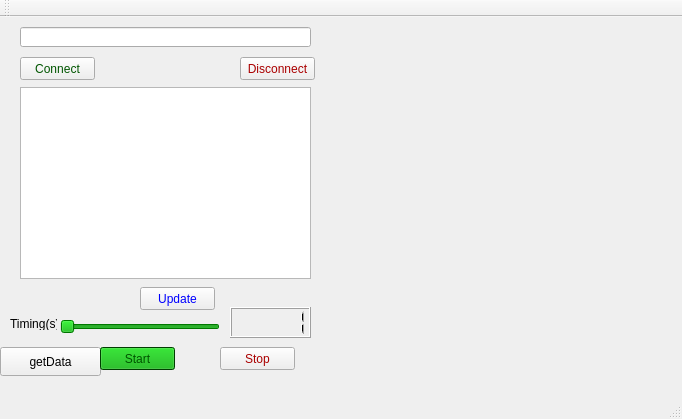
<?xml version="1.0" encoding="UTF-8"?>
<ui version="4.0">
 <class>MainWindow</class>
 <widget class="QMainWindow" name="MainWindow">
  <property name="geometry">
   <rect>
    <x>0</x>
    <y>0</y>
    <width>682</width>
    <height>419</height>
   </rect>
  </property>
  <property name="windowTitle">
   <string>MainWindow</string>
  </property>
  <widget class="QWidget" name="centralWidget">
   <widget class="QPushButton" name="pushButtonGet">
    <property name="geometry">
     <rect>
      <x>0</x>
      <y>330</y>
      <width>101</width>
      <height>29</height>
     </rect>
    </property>
    <property name="text">
     <string>getData</string>
    </property>
   </widget>
   <widget class="QPushButton" name="pushButtonConnect">
    <property name="geometry">
     <rect>
      <x>20</x>
      <y>40</y>
      <width>75</width>
      <height>23</height>
     </rect>
    </property>
    <property name="palette">
     <palette>
      <active>
       <colorrole role="ButtonText">
        <brush brushstyle="SolidPattern">
         <color alpha="255">
          <red>0</red>
          <green>85</green>
          <blue>0</blue>
         </color>
        </brush>
       </colorrole>
       <colorrole role="Base">
        <brush brushstyle="SolidPattern">
         <color alpha="255">
          <red>0</red>
          <green>170</green>
          <blue>0</blue>
         </color>
        </brush>
       </colorrole>
      </active>
      <inactive>
       <colorrole role="ButtonText">
        <brush brushstyle="SolidPattern">
         <color alpha="255">
          <red>0</red>
          <green>85</green>
          <blue>0</blue>
         </color>
        </brush>
       </colorrole>
       <colorrole role="Base">
        <brush brushstyle="SolidPattern">
         <color alpha="255">
          <red>0</red>
          <green>170</green>
          <blue>0</blue>
         </color>
        </brush>
       </colorrole>
      </inactive>
      <disabled>
       <colorrole role="ButtonText">
        <brush brushstyle="SolidPattern">
         <color alpha="255">
          <red>120</red>
          <green>120</green>
          <blue>120</blue>
         </color>
        </brush>
       </colorrole>
       <colorrole role="Base">
        <brush brushstyle="SolidPattern">
         <color alpha="255">
          <red>240</red>
          <green>240</green>
          <blue>240</blue>
         </color>
        </brush>
       </colorrole>
      </disabled>
     </palette>
    </property>
    <property name="text">
     <string>Connect</string>
    </property>
   </widget>
   <widget class="QPushButton" name="pushButtonDisconnect">
    <property name="geometry">
     <rect>
      <x>240</x>
      <y>40</y>
      <width>75</width>
      <height>23</height>
     </rect>
    </property>
    <property name="palette">
     <palette>
      <active>
       <colorrole role="ButtonText">
        <brush brushstyle="SolidPattern">
         <color alpha="255">
          <red>170</red>
          <green>0</green>
          <blue>0</blue>
         </color>
        </brush>
       </colorrole>
      </active>
      <inactive>
       <colorrole role="ButtonText">
        <brush brushstyle="SolidPattern">
         <color alpha="255">
          <red>170</red>
          <green>0</green>
          <blue>0</blue>
         </color>
        </brush>
       </colorrole>
      </inactive>
      <disabled>
       <colorrole role="ButtonText">
        <brush brushstyle="SolidPattern">
         <color alpha="255">
          <red>120</red>
          <green>120</green>
          <blue>120</blue>
         </color>
        </brush>
       </colorrole>
      </disabled>
     </palette>
    </property>
    <property name="text">
     <string>Disconnect</string>
    </property>
   </widget>
   <widget class="QLineEdit" name="lineEdit">
    <property name="geometry">
     <rect>
      <x>20</x>
      <y>10</y>
      <width>291</width>
      <height>20</height>
     </rect>
    </property>
   </widget>
   <widget class="QListWidget" name="listWidget">
    <property name="geometry">
     <rect>
      <x>20</x>
      <y>70</y>
      <width>291</width>
      <height>192</height>
     </rect>
    </property>
   </widget>
   <widget class="QPushButton" name="pushButtonStop_2">
    <property name="geometry">
     <rect>
      <x>140</x>
      <y>270</y>
      <width>75</width>
      <height>23</height>
     </rect>
    </property>
    <property name="palette">
     <palette>
      <active>
       <colorrole role="ButtonText">
        <brush brushstyle="SolidPattern">
         <color alpha="255">
          <red>0</red>
          <green>0</green>
          <blue>255</blue>
         </color>
        </brush>
       </colorrole>
      </active>
      <inactive>
       <colorrole role="ButtonText">
        <brush brushstyle="SolidPattern">
         <color alpha="255">
          <red>0</red>
          <green>0</green>
          <blue>255</blue>
         </color>
        </brush>
       </colorrole>
      </inactive>
      <disabled>
       <colorrole role="ButtonText">
        <brush brushstyle="SolidPattern">
         <color alpha="255">
          <red>120</red>
          <green>120</green>
          <blue>120</blue>
         </color>
        </brush>
       </colorrole>
      </disabled>
     </palette>
    </property>
    <property name="text">
     <string>Update</string>
    </property>
   </widget>
   <widget class="QSlider" name="horizontalSlider">
    <property name="geometry">
     <rect>
      <x>60</x>
      <y>300</y>
      <width>160</width>
      <height>19</height>
     </rect>
    </property>
    <property name="palette">
     <palette>
      <active>
       <colorrole role="WindowText">
        <brush brushstyle="SolidPattern">
         <color alpha="255">
          <red>0</red>
          <green>85</green>
          <blue>0</blue>
         </color>
        </brush>
       </colorrole>
       <colorrole role="Button">
        <brush brushstyle="SolidPattern">
         <color alpha="255">
          <red>0</red>
          <green>170</green>
          <blue>0</blue>
         </color>
        </brush>
       </colorrole>
       <colorrole role="Light">
        <brush brushstyle="SolidPattern">
         <color alpha="255">
          <red>0</red>
          <green>170</green>
          <blue>0</blue>
         </color>
        </brush>
       </colorrole>
       <colorrole role="Midlight">
        <brush brushstyle="SolidPattern">
         <color alpha="255">
          <red>0</red>
          <green>85</green>
          <blue>0</blue>
         </color>
        </brush>
       </colorrole>
       <colorrole role="Dark">
        <brush brushstyle="SolidPattern">
         <color alpha="255">
          <red>0</red>
          <green>42</green>
          <blue>0</blue>
         </color>
        </brush>
       </colorrole>
       <colorrole role="Mid">
        <brush brushstyle="SolidPattern">
         <color alpha="255">
          <red>0</red>
          <green>85</green>
          <blue>0</blue>
         </color>
        </brush>
       </colorrole>
       <colorrole role="Text">
        <brush brushstyle="SolidPattern">
         <color alpha="255">
          <red>0</red>
          <green>0</green>
          <blue>0</blue>
         </color>
        </brush>
       </colorrole>
       <colorrole role="BrightText">
        <brush brushstyle="SolidPattern">
         <color alpha="255">
          <red>0</red>
          <green>255</green>
          <blue>0</blue>
         </color>
        </brush>
       </colorrole>
       <colorrole role="ButtonText">
        <brush brushstyle="SolidPattern">
         <color alpha="255">
          <red>0</red>
          <green>0</green>
          <blue>0</blue>
         </color>
        </brush>
       </colorrole>
       <colorrole role="Base">
        <brush brushstyle="SolidPattern">
         <color alpha="255">
          <red>0</red>
          <green>170</green>
          <blue>0</blue>
         </color>
        </brush>
       </colorrole>
       <colorrole role="Window">
        <brush brushstyle="SolidPattern">
         <color alpha="255">
          <red>0</red>
          <green>170</green>
          <blue>0</blue>
         </color>
        </brush>
       </colorrole>
       <colorrole role="Shadow">
        <brush brushstyle="SolidPattern">
         <color alpha="255">
          <red>0</red>
          <green>170</green>
          <blue>0</blue>
         </color>
        </brush>
       </colorrole>
       <colorrole role="Highlight">
        <brush brushstyle="SolidPattern">
         <color alpha="255">
          <red>0</red>
          <green>170</green>
          <blue>0</blue>
         </color>
        </brush>
       </colorrole>
       <colorrole role="HighlightedText">
        <brush brushstyle="SolidPattern">
         <color alpha="255">
          <red>0</red>
          <green>170</green>
          <blue>0</blue>
         </color>
        </brush>
       </colorrole>
       <colorrole role="Link">
        <brush brushstyle="SolidPattern">
         <color alpha="255">
          <red>0</red>
          <green>170</green>
          <blue>0</blue>
         </color>
        </brush>
       </colorrole>
       <colorrole role="LinkVisited">
        <brush brushstyle="SolidPattern">
         <color alpha="255">
          <red>0</red>
          <green>170</green>
          <blue>0</blue>
         </color>
        </brush>
       </colorrole>
       <colorrole role="AlternateBase">
        <brush brushstyle="SolidPattern">
         <color alpha="255">
          <red>0</red>
          <green>170</green>
          <blue>0</blue>
         </color>
        </brush>
       </colorrole>
       <colorrole role="NoRole">
        <brush brushstyle="SolidPattern">
         <color alpha="255">
          <red>0</red>
          <green>170</green>
          <blue>0</blue>
         </color>
        </brush>
       </colorrole>
       <colorrole role="ToolTipBase">
        <brush brushstyle="SolidPattern">
         <color alpha="255">
          <red>0</red>
          <green>170</green>
          <blue>0</blue>
         </color>
        </brush>
       </colorrole>
       <colorrole role="ToolTipText">
        <brush brushstyle="SolidPattern">
         <color alpha="255">
          <red>0</red>
          <green>170</green>
          <blue>0</blue>
         </color>
        </brush>
       </colorrole>
      </active>
      <inactive>
       <colorrole role="WindowText">
        <brush brushstyle="SolidPattern">
         <color alpha="255">
          <red>0</red>
          <green>85</green>
          <blue>0</blue>
         </color>
        </brush>
       </colorrole>
       <colorrole role="Button">
        <brush brushstyle="SolidPattern">
         <color alpha="255">
          <red>0</red>
          <green>170</green>
          <blue>0</blue>
         </color>
        </brush>
       </colorrole>
       <colorrole role="Light">
        <brush brushstyle="SolidPattern">
         <color alpha="255">
          <red>0</red>
          <green>170</green>
          <blue>0</blue>
         </color>
        </brush>
       </colorrole>
       <colorrole role="Midlight">
        <brush brushstyle="SolidPattern">
         <color alpha="255">
          <red>0</red>
          <green>85</green>
          <blue>0</blue>
         </color>
        </brush>
       </colorrole>
       <colorrole role="Dark">
        <brush brushstyle="SolidPattern">
         <color alpha="255">
          <red>0</red>
          <green>42</green>
          <blue>0</blue>
         </color>
        </brush>
       </colorrole>
       <colorrole role="Mid">
        <brush brushstyle="SolidPattern">
         <color alpha="255">
          <red>0</red>
          <green>85</green>
          <blue>0</blue>
         </color>
        </brush>
       </colorrole>
       <colorrole role="Text">
        <brush brushstyle="SolidPattern">
         <color alpha="255">
          <red>0</red>
          <green>0</green>
          <blue>0</blue>
         </color>
        </brush>
       </colorrole>
       <colorrole role="BrightText">
        <brush brushstyle="SolidPattern">
         <color alpha="255">
          <red>0</red>
          <green>255</green>
          <blue>0</blue>
         </color>
        </brush>
       </colorrole>
       <colorrole role="ButtonText">
        <brush brushstyle="SolidPattern">
         <color alpha="255">
          <red>0</red>
          <green>0</green>
          <blue>0</blue>
         </color>
        </brush>
       </colorrole>
       <colorrole role="Base">
        <brush brushstyle="SolidPattern">
         <color alpha="255">
          <red>0</red>
          <green>170</green>
          <blue>0</blue>
         </color>
        </brush>
       </colorrole>
       <colorrole role="Window">
        <brush brushstyle="SolidPattern">
         <color alpha="255">
          <red>0</red>
          <green>170</green>
          <blue>0</blue>
         </color>
        </brush>
       </colorrole>
       <colorrole role="Shadow">
        <brush brushstyle="SolidPattern">
         <color alpha="255">
          <red>0</red>
          <green>170</green>
          <blue>0</blue>
         </color>
        </brush>
       </colorrole>
       <colorrole role="Highlight">
        <brush brushstyle="SolidPattern">
         <color alpha="255">
          <red>0</red>
          <green>170</green>
          <blue>0</blue>
         </color>
        </brush>
       </colorrole>
       <colorrole role="HighlightedText">
        <brush brushstyle="SolidPattern">
         <color alpha="255">
          <red>0</red>
          <green>170</green>
          <blue>0</blue>
         </color>
        </brush>
       </colorrole>
       <colorrole role="Link">
        <brush brushstyle="SolidPattern">
         <color alpha="255">
          <red>0</red>
          <green>170</green>
          <blue>0</blue>
         </color>
        </brush>
       </colorrole>
       <colorrole role="LinkVisited">
        <brush brushstyle="SolidPattern">
         <color alpha="255">
          <red>0</red>
          <green>170</green>
          <blue>0</blue>
         </color>
        </brush>
       </colorrole>
       <colorrole role="AlternateBase">
        <brush brushstyle="SolidPattern">
         <color alpha="255">
          <red>0</red>
          <green>170</green>
          <blue>0</blue>
         </color>
        </brush>
       </colorrole>
       <colorrole role="NoRole">
        <brush brushstyle="SolidPattern">
         <color alpha="255">
          <red>0</red>
          <green>170</green>
          <blue>0</blue>
         </color>
        </brush>
       </colorrole>
       <colorrole role="ToolTipBase">
        <brush brushstyle="SolidPattern">
         <color alpha="255">
          <red>0</red>
          <green>170</green>
          <blue>0</blue>
         </color>
        </brush>
       </colorrole>
       <colorrole role="ToolTipText">
        <brush brushstyle="SolidPattern">
         <color alpha="255">
          <red>0</red>
          <green>170</green>
          <blue>0</blue>
         </color>
        </brush>
       </colorrole>
      </inactive>
      <disabled>
       <colorrole role="WindowText">
        <brush brushstyle="SolidPattern">
         <color alpha="255">
          <red>0</red>
          <green>42</green>
          <blue>0</blue>
         </color>
        </brush>
       </colorrole>
       <colorrole role="Button">
        <brush brushstyle="SolidPattern">
         <color alpha="255">
          <red>0</red>
          <green>170</green>
          <blue>0</blue>
         </color>
        </brush>
       </colorrole>
       <colorrole role="Light">
        <brush brushstyle="SolidPattern">
         <color alpha="255">
          <red>0</red>
          <green>170</green>
          <blue>0</blue>
         </color>
        </brush>
       </colorrole>
       <colorrole role="Midlight">
        <brush brushstyle="SolidPattern">
         <color alpha="255">
          <red>0</red>
          <green>85</green>
          <blue>0</blue>
         </color>
        </brush>
       </colorrole>
       <colorrole role="Dark">
        <brush brushstyle="SolidPattern">
         <color alpha="255">
          <red>0</red>
          <green>42</green>
          <blue>0</blue>
         </color>
        </brush>
       </colorrole>
       <colorrole role="Mid">
        <brush brushstyle="SolidPattern">
         <color alpha="255">
          <red>0</red>
          <green>85</green>
          <blue>0</blue>
         </color>
        </brush>
       </colorrole>
       <colorrole role="Text">
        <brush brushstyle="SolidPattern">
         <color alpha="255">
          <red>0</red>
          <green>42</green>
          <blue>0</blue>
         </color>
        </brush>
       </colorrole>
       <colorrole role="BrightText">
        <brush brushstyle="SolidPattern">
         <color alpha="255">
          <red>0</red>
          <green>255</green>
          <blue>0</blue>
         </color>
        </brush>
       </colorrole>
       <colorrole role="ButtonText">
        <brush brushstyle="SolidPattern">
         <color alpha="255">
          <red>0</red>
          <green>42</green>
          <blue>0</blue>
         </color>
        </brush>
       </colorrole>
       <colorrole role="Base">
        <brush brushstyle="SolidPattern">
         <color alpha="255">
          <red>0</red>
          <green>170</green>
          <blue>0</blue>
         </color>
        </brush>
       </colorrole>
       <colorrole role="Window">
        <brush brushstyle="SolidPattern">
         <color alpha="255">
          <red>0</red>
          <green>170</green>
          <blue>0</blue>
         </color>
        </brush>
       </colorrole>
       <colorrole role="Shadow">
        <brush brushstyle="SolidPattern">
         <color alpha="255">
          <red>0</red>
          <green>170</green>
          <blue>0</blue>
         </color>
        </brush>
       </colorrole>
       <colorrole role="Highlight">
        <brush brushstyle="SolidPattern">
         <color alpha="255">
          <red>51</red>
          <green>153</green>
          <blue>255</blue>
         </color>
        </brush>
       </colorrole>
       <colorrole role="HighlightedText">
        <brush brushstyle="SolidPattern">
         <color alpha="255">
          <red>0</red>
          <green>170</green>
          <blue>0</blue>
         </color>
        </brush>
       </colorrole>
       <colorrole role="Link">
        <brush brushstyle="SolidPattern">
         <color alpha="255">
          <red>0</red>
          <green>170</green>
          <blue>0</blue>
         </color>
        </brush>
       </colorrole>
       <colorrole role="LinkVisited">
        <brush brushstyle="SolidPattern">
         <color alpha="255">
          <red>0</red>
          <green>170</green>
          <blue>0</blue>
         </color>
        </brush>
       </colorrole>
       <colorrole role="AlternateBase">
        <brush brushstyle="SolidPattern">
         <color alpha="255">
          <red>0</red>
          <green>170</green>
          <blue>0</blue>
         </color>
        </brush>
       </colorrole>
       <colorrole role="NoRole">
        <brush brushstyle="SolidPattern">
         <color alpha="255">
          <red>0</red>
          <green>170</green>
          <blue>0</blue>
         </color>
        </brush>
       </colorrole>
       <colorrole role="ToolTipBase">
        <brush brushstyle="SolidPattern">
         <color alpha="255">
          <red>0</red>
          <green>170</green>
          <blue>0</blue>
         </color>
        </brush>
       </colorrole>
       <colorrole role="ToolTipText">
        <brush brushstyle="SolidPattern">
         <color alpha="255">
          <red>0</red>
          <green>170</green>
          <blue>0</blue>
         </color>
        </brush>
       </colorrole>
      </disabled>
     </palette>
    </property>
    <property name="minimum">
     <number>1</number>
    </property>
    <property name="maximum">
     <number>3</number>
    </property>
    <property name="orientation">
     <enum>Qt::Horizontal</enum>
    </property>
   </widget>
   <widget class="QLabel" name="label">
    <property name="geometry">
     <rect>
      <x>10</x>
      <y>300</y>
      <width>47</width>
      <height>13</height>
     </rect>
    </property>
    <property name="text">
     <string>Timing(s)</string>
    </property>
   </widget>
   <widget class="QPushButton" name="pushButtonStart">
    <property name="geometry">
     <rect>
      <x>100</x>
      <y>330</y>
      <width>75</width>
      <height>23</height>
     </rect>
    </property>
    <property name="palette">
     <palette>
      <active>
       <colorrole role="WindowText">
        <brush brushstyle="SolidPattern">
         <color alpha="255">
          <red>0</red>
          <green>170</green>
          <blue>0</blue>
         </color>
        </brush>
       </colorrole>
       <colorrole role="Button">
        <brush brushstyle="SolidPattern">
         <color alpha="255">
          <red>0</red>
          <green>170</green>
          <blue>0</blue>
         </color>
        </brush>
       </colorrole>
       <colorrole role="Light">
        <brush brushstyle="SolidPattern">
         <color alpha="255">
          <red>0</red>
          <green>255</green>
          <blue>0</blue>
         </color>
        </brush>
       </colorrole>
       <colorrole role="Midlight">
        <brush brushstyle="SolidPattern">
         <color alpha="255">
          <red>0</red>
          <green>170</green>
          <blue>127</blue>
         </color>
        </brush>
       </colorrole>
       <colorrole role="Dark">
        <brush brushstyle="SolidPattern">
         <color alpha="255">
          <red>0</red>
          <green>85</green>
          <blue>0</blue>
         </color>
        </brush>
       </colorrole>
       <colorrole role="Mid">
        <brush brushstyle="SolidPattern">
         <color alpha="255">
          <red>0</red>
          <green>170</green>
          <blue>0</blue>
         </color>
        </brush>
       </colorrole>
       <colorrole role="Text">
        <brush brushstyle="SolidPattern">
         <color alpha="255">
          <red>0</red>
          <green>85</green>
          <blue>0</blue>
         </color>
        </brush>
       </colorrole>
       <colorrole role="BrightText">
        <brush brushstyle="SolidPattern">
         <color alpha="255">
          <red>0</red>
          <green>85</green>
          <blue>0</blue>
         </color>
        </brush>
       </colorrole>
       <colorrole role="ButtonText">
        <brush brushstyle="SolidPattern">
         <color alpha="255">
          <red>0</red>
          <green>85</green>
          <blue>0</blue>
         </color>
        </brush>
       </colorrole>
       <colorrole role="Base">
        <brush brushstyle="SolidPattern">
         <color alpha="255">
          <red>0</red>
          <green>85</green>
          <blue>0</blue>
         </color>
        </brush>
       </colorrole>
       <colorrole role="Window">
        <brush brushstyle="SolidPattern">
         <color alpha="255">
          <red>0</red>
          <green>85</green>
          <blue>0</blue>
         </color>
        </brush>
       </colorrole>
       <colorrole role="Shadow">
        <brush brushstyle="SolidPattern">
         <color alpha="255">
          <red>0</red>
          <green>85</green>
          <blue>0</blue>
         </color>
        </brush>
       </colorrole>
       <colorrole role="Highlight">
        <brush brushstyle="SolidPattern">
         <color alpha="255">
          <red>0</red>
          <green>85</green>
          <blue>0</blue>
         </color>
        </brush>
       </colorrole>
       <colorrole role="HighlightedText">
        <brush brushstyle="SolidPattern">
         <color alpha="255">
          <red>0</red>
          <green>170</green>
          <blue>0</blue>
         </color>
        </brush>
       </colorrole>
       <colorrole role="AlternateBase">
        <brush brushstyle="SolidPattern">
         <color alpha="255">
          <red>0</red>
          <green>170</green>
          <blue>0</blue>
         </color>
        </brush>
       </colorrole>
       <colorrole role="NoRole">
        <brush brushstyle="SolidPattern">
         <color alpha="255">
          <red>0</red>
          <green>85</green>
          <blue>0</blue>
         </color>
        </brush>
       </colorrole>
       <colorrole role="ToolTipBase">
        <brush brushstyle="SolidPattern">
         <color alpha="255">
          <red>0</red>
          <green>85</green>
          <blue>0</blue>
         </color>
        </brush>
       </colorrole>
      </active>
      <inactive>
       <colorrole role="WindowText">
        <brush brushstyle="SolidPattern">
         <color alpha="255">
          <red>0</red>
          <green>170</green>
          <blue>0</blue>
         </color>
        </brush>
       </colorrole>
       <colorrole role="Button">
        <brush brushstyle="SolidPattern">
         <color alpha="255">
          <red>0</red>
          <green>170</green>
          <blue>0</blue>
         </color>
        </brush>
       </colorrole>
       <colorrole role="Light">
        <brush brushstyle="SolidPattern">
         <color alpha="255">
          <red>0</red>
          <green>255</green>
          <blue>0</blue>
         </color>
        </brush>
       </colorrole>
       <colorrole role="Midlight">
        <brush brushstyle="SolidPattern">
         <color alpha="255">
          <red>0</red>
          <green>170</green>
          <blue>127</blue>
         </color>
        </brush>
       </colorrole>
       <colorrole role="Dark">
        <brush brushstyle="SolidPattern">
         <color alpha="255">
          <red>0</red>
          <green>85</green>
          <blue>0</blue>
         </color>
        </brush>
       </colorrole>
       <colorrole role="Mid">
        <brush brushstyle="SolidPattern">
         <color alpha="255">
          <red>0</red>
          <green>170</green>
          <blue>0</blue>
         </color>
        </brush>
       </colorrole>
       <colorrole role="Text">
        <brush brushstyle="SolidPattern">
         <color alpha="255">
          <red>0</red>
          <green>85</green>
          <blue>0</blue>
         </color>
        </brush>
       </colorrole>
       <colorrole role="BrightText">
        <brush brushstyle="SolidPattern">
         <color alpha="255">
          <red>0</red>
          <green>85</green>
          <blue>0</blue>
         </color>
        </brush>
       </colorrole>
       <colorrole role="ButtonText">
        <brush brushstyle="SolidPattern">
         <color alpha="255">
          <red>0</red>
          <green>85</green>
          <blue>0</blue>
         </color>
        </brush>
       </colorrole>
       <colorrole role="Base">
        <brush brushstyle="SolidPattern">
         <color alpha="255">
          <red>0</red>
          <green>85</green>
          <blue>0</blue>
         </color>
        </brush>
       </colorrole>
       <colorrole role="Window">
        <brush brushstyle="SolidPattern">
         <color alpha="255">
          <red>0</red>
          <green>85</green>
          <blue>0</blue>
         </color>
        </brush>
       </colorrole>
       <colorrole role="Shadow">
        <brush brushstyle="SolidPattern">
         <color alpha="255">
          <red>0</red>
          <green>85</green>
          <blue>0</blue>
         </color>
        </brush>
       </colorrole>
       <colorrole role="Highlight">
        <brush brushstyle="SolidPattern">
         <color alpha="255">
          <red>0</red>
          <green>85</green>
          <blue>0</blue>
         </color>
        </brush>
       </colorrole>
       <colorrole role="HighlightedText">
        <brush brushstyle="SolidPattern">
         <color alpha="255">
          <red>0</red>
          <green>170</green>
          <blue>0</blue>
         </color>
        </brush>
       </colorrole>
       <colorrole role="AlternateBase">
        <brush brushstyle="SolidPattern">
         <color alpha="255">
          <red>0</red>
          <green>170</green>
          <blue>0</blue>
         </color>
        </brush>
       </colorrole>
       <colorrole role="NoRole">
        <brush brushstyle="SolidPattern">
         <color alpha="255">
          <red>0</red>
          <green>85</green>
          <blue>0</blue>
         </color>
        </brush>
       </colorrole>
       <colorrole role="ToolTipBase">
        <brush brushstyle="SolidPattern">
         <color alpha="255">
          <red>0</red>
          <green>85</green>
          <blue>0</blue>
         </color>
        </brush>
       </colorrole>
      </inactive>
      <disabled>
       <colorrole role="WindowText">
        <brush brushstyle="SolidPattern">
         <color alpha="255">
          <red>0</red>
          <green>85</green>
          <blue>0</blue>
         </color>
        </brush>
       </colorrole>
       <colorrole role="Button">
        <brush brushstyle="SolidPattern">
         <color alpha="255">
          <red>0</red>
          <green>170</green>
          <blue>0</blue>
         </color>
        </brush>
       </colorrole>
       <colorrole role="Light">
        <brush brushstyle="SolidPattern">
         <color alpha="255">
          <red>0</red>
          <green>255</green>
          <blue>0</blue>
         </color>
        </brush>
       </colorrole>
       <colorrole role="Midlight">
        <brush brushstyle="SolidPattern">
         <color alpha="255">
          <red>0</red>
          <green>170</green>
          <blue>127</blue>
         </color>
        </brush>
       </colorrole>
       <colorrole role="Dark">
        <brush brushstyle="SolidPattern">
         <color alpha="255">
          <red>0</red>
          <green>85</green>
          <blue>0</blue>
         </color>
        </brush>
       </colorrole>
       <colorrole role="Mid">
        <brush brushstyle="SolidPattern">
         <color alpha="255">
          <red>0</red>
          <green>170</green>
          <blue>0</blue>
         </color>
        </brush>
       </colorrole>
       <colorrole role="Text">
        <brush brushstyle="SolidPattern">
         <color alpha="255">
          <red>0</red>
          <green>85</green>
          <blue>0</blue>
         </color>
        </brush>
       </colorrole>
       <colorrole role="BrightText">
        <brush brushstyle="SolidPattern">
         <color alpha="255">
          <red>0</red>
          <green>85</green>
          <blue>0</blue>
         </color>
        </brush>
       </colorrole>
       <colorrole role="ButtonText">
        <brush brushstyle="SolidPattern">
         <color alpha="255">
          <red>0</red>
          <green>85</green>
          <blue>0</blue>
         </color>
        </brush>
       </colorrole>
       <colorrole role="Base">
        <brush brushstyle="SolidPattern">
         <color alpha="255">
          <red>0</red>
          <green>85</green>
          <blue>0</blue>
         </color>
        </brush>
       </colorrole>
       <colorrole role="Window">
        <brush brushstyle="SolidPattern">
         <color alpha="255">
          <red>0</red>
          <green>85</green>
          <blue>0</blue>
         </color>
        </brush>
       </colorrole>
       <colorrole role="Shadow">
        <brush brushstyle="SolidPattern">
         <color alpha="255">
          <red>0</red>
          <green>85</green>
          <blue>0</blue>
         </color>
        </brush>
       </colorrole>
       <colorrole role="Highlight">
        <brush brushstyle="SolidPattern">
         <color alpha="255">
          <red>51</red>
          <green>153</green>
          <blue>255</blue>
         </color>
        </brush>
       </colorrole>
       <colorrole role="HighlightedText">
        <brush brushstyle="SolidPattern">
         <color alpha="255">
          <red>0</red>
          <green>170</green>
          <blue>0</blue>
         </color>
        </brush>
       </colorrole>
       <colorrole role="AlternateBase">
        <brush brushstyle="SolidPattern">
         <color alpha="255">
          <red>0</red>
          <green>170</green>
          <blue>0</blue>
         </color>
        </brush>
       </colorrole>
       <colorrole role="NoRole">
        <brush brushstyle="SolidPattern">
         <color alpha="255">
          <red>0</red>
          <green>85</green>
          <blue>0</blue>
         </color>
        </brush>
       </colorrole>
       <colorrole role="ToolTipBase">
        <brush brushstyle="SolidPattern">
         <color alpha="255">
          <red>0</red>
          <green>85</green>
          <blue>0</blue>
         </color>
        </brush>
       </colorrole>
      </disabled>
     </palette>
    </property>
    <property name="text">
     <string>Start</string>
    </property>
   </widget>
   <widget class="QPushButton" name="pushButtonStop">
    <property name="geometry">
     <rect>
      <x>220</x>
      <y>330</y>
      <width>75</width>
      <height>23</height>
     </rect>
    </property>
    <property name="palette">
     <palette>
      <active>
       <colorrole role="WindowText">
        <brush brushstyle="SolidPattern">
         <color alpha="255">
          <red>170</red>
          <green>0</green>
          <blue>0</blue>
         </color>
        </brush>
       </colorrole>
       <colorrole role="Text">
        <brush brushstyle="SolidPattern">
         <color alpha="255">
          <red>170</red>
          <green>0</green>
          <blue>0</blue>
         </color>
        </brush>
       </colorrole>
       <colorrole role="ButtonText">
        <brush brushstyle="SolidPattern">
         <color alpha="255">
          <red>170</red>
          <green>0</green>
          <blue>0</blue>
         </color>
        </brush>
       </colorrole>
      </active>
      <inactive>
       <colorrole role="WindowText">
        <brush brushstyle="SolidPattern">
         <color alpha="255">
          <red>170</red>
          <green>0</green>
          <blue>0</blue>
         </color>
        </brush>
       </colorrole>
       <colorrole role="Text">
        <brush brushstyle="SolidPattern">
         <color alpha="255">
          <red>170</red>
          <green>0</green>
          <blue>0</blue>
         </color>
        </brush>
       </colorrole>
       <colorrole role="ButtonText">
        <brush brushstyle="SolidPattern">
         <color alpha="255">
          <red>170</red>
          <green>0</green>
          <blue>0</blue>
         </color>
        </brush>
       </colorrole>
      </inactive>
      <disabled>
       <colorrole role="WindowText">
        <brush brushstyle="SolidPattern">
         <color alpha="255">
          <red>120</red>
          <green>120</green>
          <blue>120</blue>
         </color>
        </brush>
       </colorrole>
       <colorrole role="Text">
        <brush brushstyle="SolidPattern">
         <color alpha="255">
          <red>120</red>
          <green>120</green>
          <blue>120</blue>
         </color>
        </brush>
       </colorrole>
       <colorrole role="ButtonText">
        <brush brushstyle="SolidPattern">
         <color alpha="255">
          <red>120</red>
          <green>120</green>
          <blue>120</blue>
         </color>
        </brush>
       </colorrole>
      </disabled>
     </palette>
    </property>
    <property name="text">
     <string>Stop</string>
    </property>
   </widget>
   <widget class="QLCDNumber" name="lcdNumber">
    <property name="geometry">
     <rect>
      <x>230</x>
      <y>290</y>
      <width>81</width>
      <height>31</height>
     </rect>
    </property>
    <property name="value" stdset="0">
     <double>1.000000000000000</double>
    </property>
   </widget>
   <widget class="HarryPlotter" name="widget" native="true">
    <property name="geometry">
     <rect>
      <x>350</x>
      <y>10</y>
      <width>321</width>
      <height>341</height>
     </rect>
    </property>
   </widget>
  </widget>
  <widget class="QMenuBar" name="menuBar">
   <property name="geometry">
    <rect>
     <x>0</x>
     <y>0</y>
     <width>682</width>
     <height>21</height>
    </rect>
   </property>
  </widget>
  <widget class="QToolBar" name="mainToolBar">
   <attribute name="toolBarArea">
    <enum>TopToolBarArea</enum>
   </attribute>
   <attribute name="toolBarBreak">
    <bool>false</bool>
   </attribute>
  </widget>
  <widget class="QStatusBar" name="statusBar"/>
 </widget>
 <layoutdefault spacing="6" margin="11"/>
 <customwidgets>
  <customwidget>
   <class>HarryPlotter</class>
   <extends>QWidget</extends>
   <header>harryplotter.h</header>
   <container>1</container>
  </customwidget>
 </customwidgets>
 <resources/>
 <connections>
  <connection>
   <sender>horizontalSlider</sender>
   <signal>valueChanged(int)</signal>
   <receiver>lcdNumber</receiver>
   <slot>display(int)</slot>
   <hints>
    <hint type="sourcelabel">
     <x>158</x>
     <y>338</y>
    </hint>
    <hint type="destinationlabel">
     <x>247</x>
     <y>348</y>
    </hint>
   </hints>
  </connection>
 </connections>
</ui>
